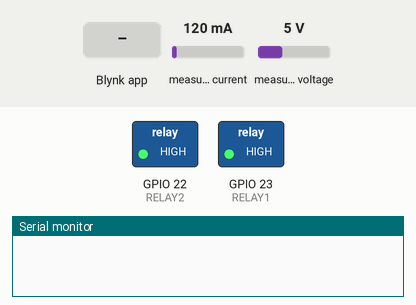
A sketch run on a simulated ESP32. Parts: switched loads named in the sketch (green lamp = pin HIGH), the last lines printed to the serial monitor. The test bench sets the inputs (shaded band); at power-on: measured current 120 mA, measured voltage 5 V. WiFi joins after 1.5 s; servers stay silent unless stated.

Above: at 3.0 s.
3.1 s: Blynk app writes 1 to V10
At 4.0 s:
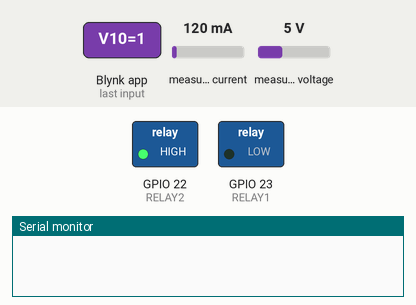
4.6 s: Blynk app writes 1 to V11
At 5.1 s:
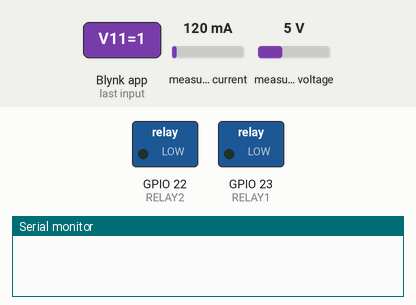
6.1 s: Blynk app writes 0 to V10
At 7.3 s:
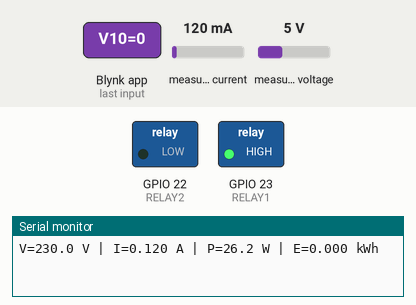
7.6 s: Blynk app writes 200 to V10
At 8.7 s:
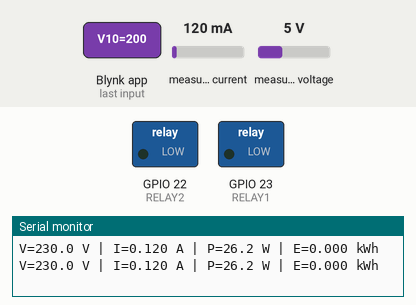
9.1 s: Blynk app writes 0 to V11
At 9.8 s:
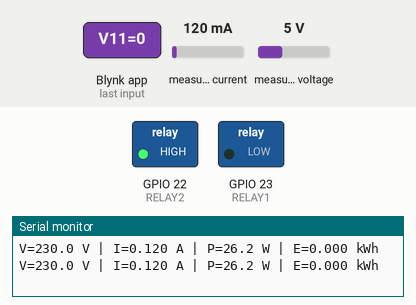
Timing chart, 0 to 11.6 s (numbered marks = the images above; inputs shaded):
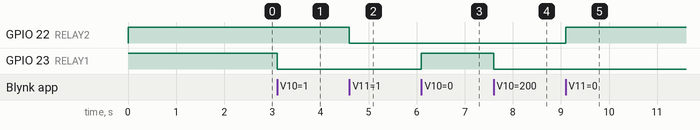

The sketch:

main.ino
```cpp
/****************************************************
 * ESP32 + PZEM-004T v3.0 + Blynk + 2-Relay
 * Code by Solehin Rizal
 *  - Library: "PZEM004Tv30" by Jakub Mandula
 *  - UART2: RX2=GPIO16 (from PZEM TX), TX2=GPIO17 (to PZEM RX)
 *  - Blynk V0..V3 = V/I/P/E
 *  - Blynk V10 = Relay1, V11 = Relay2
 ****************************************************/

 // -------- Blynk Template / Auth --------
#define BLYNK_TEMPLATE_ID "BLYNK TEMPLATE ID"
#define BLYNK_TEMPLATE_NAME "BLYNK TEMPLATE NAME"
#define BLYNK_AUTH_TOKEN "BLYNK TOKEN"


#include <Arduino.h>
#include <WiFi.h>
#include <BlynkSimpleEsp32.h>
#include <PZEM004Tv30.h>           // v3.0 library


// -------- Wi-Fi --------
char ssid[] = "WIFI NAME";
char pass[] = "WIFI PASSWORD";

// -------- Pins --------
#define RX_PIN   16   // ESP32 RX2  <- PZEM TX
#define TX_PIN   17   // ESP32 TX2  -> PZEM RX
#define RELAY1   23   // Blynk V10
#define RELAY2   22   // Blynk V11

// Many 5V relay boards are active-LOW:
const bool RELAY_ACTIVE = LOW;
const bool RELAY_IDLE   = HIGH;

// -------- Objects --------
HardwareSerial PZEMSerial(2);      // UART2
PZEM004Tv30 pzem(PZEMSerial, RX_PIN, TX_PIN);
BlynkTimer timer;

// -- Blynk button handlers --
BLYNK_WRITE(V10) { digitalWrite(RELAY1, param.asInt() ? RELAY_ACTIVE : RELAY_IDLE); }
BLYNK_WRITE(V11) { digitalWrite(RELAY2, param.asInt() ? RELAY_ACTIVE : RELAY_IDLE); }

void pushReadings() {
  static bool first = true;

  // Read all metrics
  float v  = pzem.voltage();
  float i  = pzem.current();
  float p  = pzem.power();
  float e  = pzem.energy();

  // Discard the very first (sometimes garbage) frame
  if (first) { first = false; return; }

  // Guard NaNs
  if (isnan(v) || isnan(i) || isnan(p) || isnan(e)) {
    Serial.println("PZEM read error (check AC L/N, CT S1/S2, and TX/RX).");
    return;
  }

  // Print to Serial
  Serial.printf("V=%.1f V | I=%.3f A | P=%.1f W | E=%.3f kWh\n", v, i, p, e);

  // Push to Blynk
  Blynk.virtualWrite(V0, v);
  Blynk.virtualWrite(V1, i);
  Blynk.virtualWrite(V2, p);
  Blynk.virtualWrite(V3, e);
}

void setup() {
  Serial.begin(115200);

  // Relays
  pinMode(RELAY1, OUTPUT);
  pinMode(RELAY2, OUTPUT);
  digitalWrite(RELAY1, RELAY_IDLE);
  digitalWrite(RELAY2, RELAY_IDLE);

  // Start Blynk (handles Wi-Fi too)
  Blynk.begin(BLYNK_AUTH_TOKEN, ssid, pass);

  // Push readings every 2 seconds
  timer.setInterval(2000, pushReadings);
}

void loop() {
  Blynk.run();
  timer.run();
}
```

Measured:
- after the input at 3.1 s, GPIO 23 (RELAY1): HIGH → LOW at once
- after the input at 4.6 s, GPIO 22 (RELAY2): HIGH → LOW at once
- after the input at 6.1 s, GPIO 23 (RELAY1): LOW → HIGH at once
- after the input at 7.6 s, GPIO 23 (RELAY1): HIGH → LOW at once
- after the input at 9.1 s, GPIO 22 (RELAY2): LOW → HIGH at once
